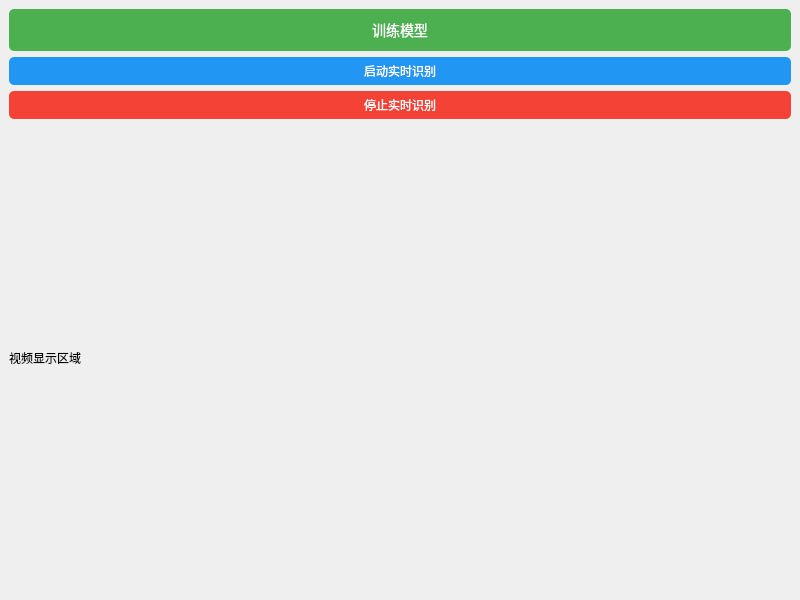
<ui version="4.0">
  <class>MainWindow</class>
  <widget class="QMainWindow" name="MainWindow">
    <property name="geometry">
      <rect>
        <x>0</x>
        <y>0</y>
        <width>800</width>
        <height>600</height>
      </rect>
    </property>
    <property name="windowTitle">
      <string>MainWindow</string>
    </property>
    <widget class="QWidget" name="centralwidget">
      <layout class="QVBoxLayout" name="verticalLayout">
        <item>
          <widget class="QPushButton" name="train_button">
            <property name="text">
              <string>训练模型</string>
            </property>
            <property name="icon">
              <iconset>
                <normaloff>:/icons/train_icon.png</normaloff>:/icons/train_icon.png</iconset>
            </property>
            <property name="iconSize">
              <size>
                <width>24</width>
                <height>24</height>
              </size>
            </property>
            <property name="styleSheet">
              <string>
                QPushButton {
                  background-color: #4CAF50;
                  color: white;
                  border: none;
                  padding: 10px;
                  border-radius: 5px;
                  font-size: 14px;
                }
                QPushButton:hover {
                  background-color: #45a049;
                }
              </string>
            </property>
          </widget>
        </item>
        <item>
          <widget class="QPushButton" name="run_button">
            <property name="text">
              <string>启动实时识别</string>
            </property>
            <property name="styleSheet">
              <string>
                QPushButton {
                  background-color: #2196F3;
                  color: white;
                  border: none;
                  padding: 5px;
                  border-radius: 5px;
                }
                QPushButton:hover {
                  background-color: #1976D2;
                }
              </string>
            </property>
          </widget>
        </item>
        <item>
          <widget class="QPushButton" name="stop_button">
            <property name="text">
              <string>停止实时识别</string>
            </property>
            <property name="styleSheet">
              <string>
                QPushButton {
                  background-color: #F44336;
                  color: white;
                  border: none;
                  padding: 5px;
                  border-radius: 5px;
                }
                QPushButton:hover {
                  background-color: #D32F2F;
                }
              </string>
            </property>
          </widget>
        </item>
        <item>
          <widget class="QLabel" name="pre_video">
            <property name="text">
              <string>视频显示区域</string>
            </property>
          </widget>
        </item>
      </layout>
    </widget>
  </widget>
  <resources/>
  <connections/>
</ui> 
